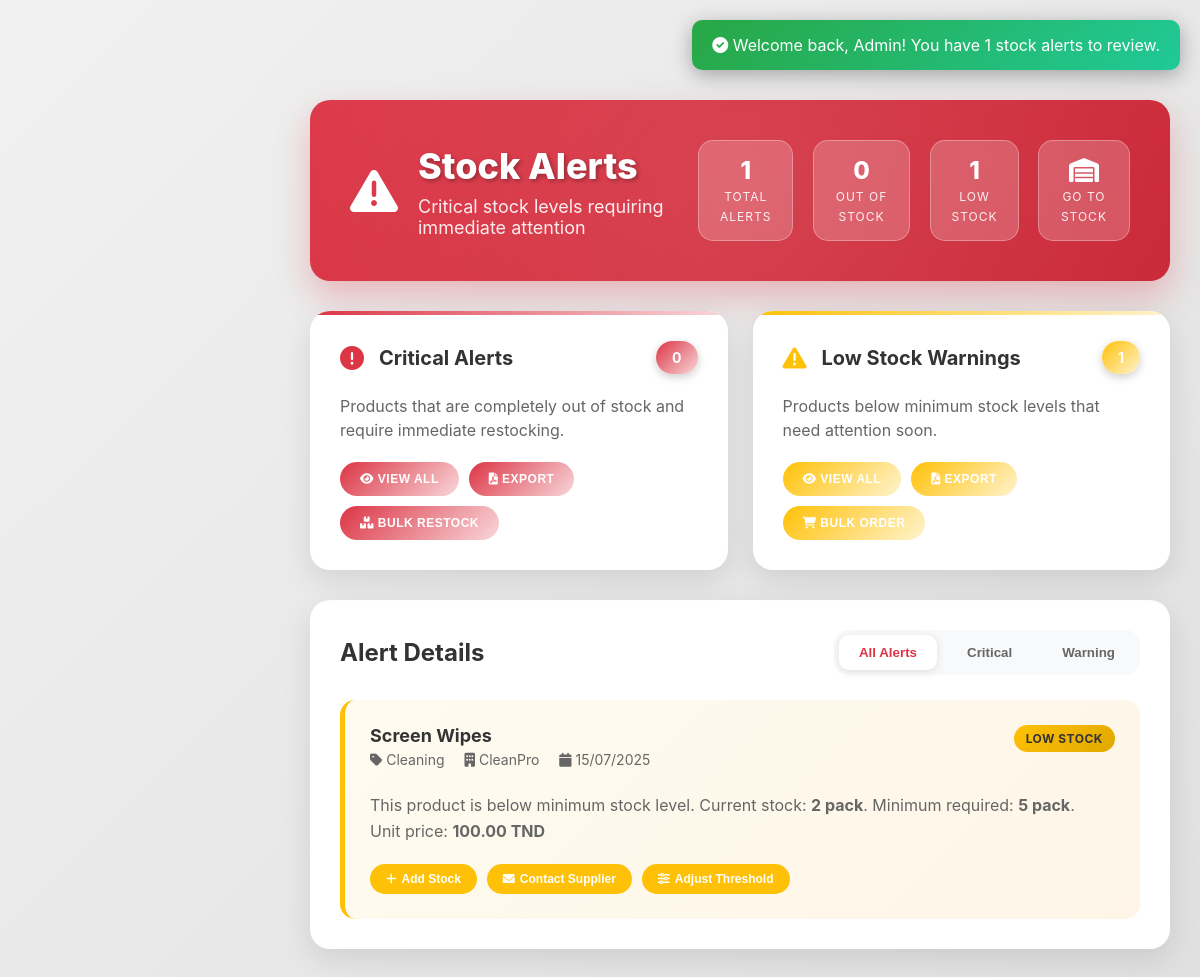
/stockalerte.php, run on an earlier commit of the app's database.
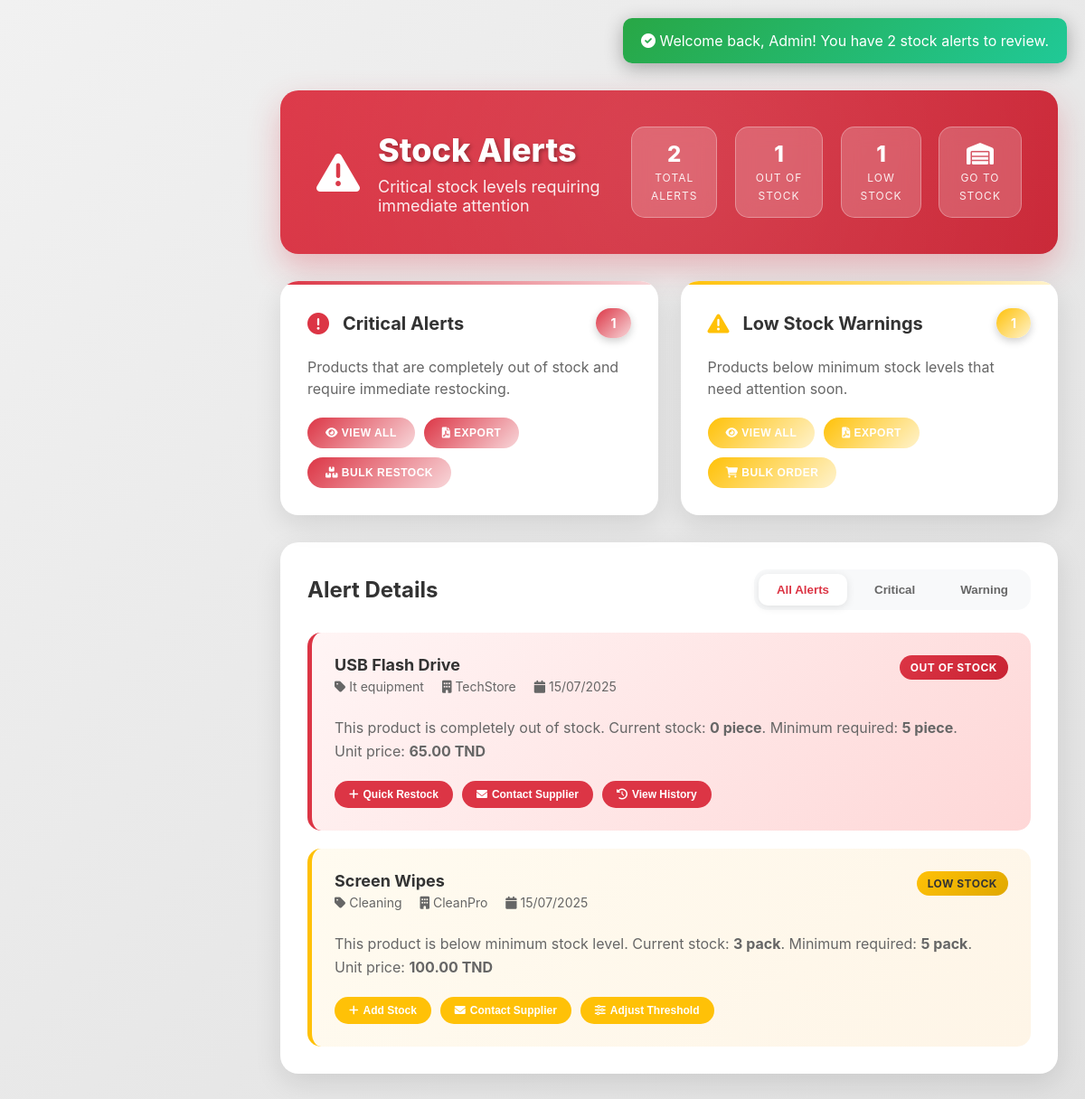
And on a later commit of the database.
### tables this page shows
CREATE TABLE `article` (
  `id_article` int(11) NOT NULL,
  `nom` varchar(100) NOT NULL,
  `description` text DEFAULT NULL,
  `marque` varchar(50) DEFAULT NULL,
  `id_categorie` int(11) DEFAULT NULL,
  `date_importation` datetime NOT NULL,
  `fournisseur` varchar(100) NOT NULL,
  `seuil_min` int(100) NOT NULL,
  `unit` varchar(20) NOT NULL DEFAULT 'piece',
  `current_stock` int(11) NOT NULL DEFAULT 0,
  `prix_unitaire` decimal(10,0) NOT NULL,
  `totale_achat` decimal(10,0) NOT NULL,
  `image` varchar(255) NOT NULL
);

CREATE TABLE `categories` (
  `id_categorie` int(11) NOT NULL,
  `nom_categorie` varchar(50) NOT NULL,
  `description` text DEFAULT NULL,
  `icon` varchar(50) DEFAULT NULL,
  `date_creation` datetime DEFAULT current_timestamp()
);

### stockalerte.php (the view, shortened to what the changed rows need)
<!DOCTYPE html>
<html lang="fr">
<head>
    <link href="https://cdnjs.cloudflare.com/ajax/libs/font-awesome/6.0.0/css/all.min.css" rel="stylesheet">
</head>
<body>
<?php
$servername = "localhost";
$username = "root";
$password = "";
$dbname = "ch office track";
try {
    $pdo = new PDO("mysql:host=$servername;dbname=$dbname", $username, $password);
    $pdo->setAttribute(PDO::ATTR_ERRMODE, PDO::ERRMODE_EXCEPTION);
    $stmt = $pdo->query("SELECT a.*, c.nom_categorie as categorie_nom
                         FROM article a
                         LEFT JOIN categories c ON a.id_categorie = c.id_categorie");
    $products = $stmt->fetchAll(PDO::FETCH_ASSOC);
    $outOfStock = array_filter($products, function($product) {
        return $product['current_stock'] == 0;
    });
    $lowStock = array_filter($products, function($product) {
        return $product['current_stock'] > 0 && $product['current_stock'] < $product['seuil_min'];
    });
    $allAlerts = array_merge($outOfStock, $lowStock);
} catch(PDOException $e) {
    die("Erreur de connexion: " . $e->getMessage());
}
?>
<main class="main-content">
    <div class="page-header">
        <div class="page-header-content">
            <div class="header-left">
                <div>
                    <h1 class="page-title">Stock Alerts</h1>
                </div>
            </div>
            <div class="alerts-summary">
                <div class="summary-item">
                    <span class="summary-number"><?php echo count($allAlerts); ?></span>
                    <span class="summary-label">Total Alerts</span>
                </div>
                <div class="summary-item">
                    <span class="summary-number"><?php echo count($outOfStock); ?></span>
                    <span class="summary-label">Out of Stock</span>
                </div>
            </div>
        </div>
    </div>
    <div class="alert-categories">
        <div class="category-card critical">
            <div class="category-header">
                <div class="category-info">
                    <i class="category-icon fas fa-exclamation-circle"></i>
                    <h3 class="category-title">Critical Alerts</h3>
                </div>
                <span class="category-count"><?php echo count($outOfStock); ?></span>
            </div>
        </div>
    </div>
    <div class="alert-details">
        <div class="alert-items" id="alertItems">
            <?php foreach ($outOfStock as $product): ?>
            <div class="alert-item critical" data-type="critical">
                <div class="alert-item-header">
                    <div class="alert-item-info">
                        <h4 class="alert-item-title"><?php echo htmlspecialchars($product['nom']); ?></h4>
                        <div class="alert-item-meta">
                            <span><i class="fas fa-tag"></i> <?php echo htmlspecialchars($product['categorie_nom']); ?></span>
                            <span><i class="fas fa-building"></i> <?php echo htmlspecialchars($product['fournisseur']); ?></span>
                            <span><i class="fas fa-calendar"></i> <?php echo date('d/m/Y', strtotime($product['date_importation'])); ?></span>
                        </div>
                    </div>
                    <span class="alert-item-status status-critical">Out of Stock</span>
                </div>
                <p class="alert-item-description">
                    This product is completely out of stock. Current stock: <strong>0 <?php echo htmlspecialchars($product['unit']); ?></strong>.
                    Minimum required: <strong><?php echo $product['seuil_min']; ?> <?php echo htmlspecialchars($product['unit']); ?></strong>.
                    <br>Unit price: <strong><?php echo number_format($product['prix_unitaire'], 2); ?> TND</strong>
                </p>
                <div class="alert-item-actions">
                    <button class="action-btn-small" onclick="quickRestock(<?php echo $product['id_article']; ?>)">
                        <i class="fas fa-plus"></i> Quick Restock
                    </button>
                    <button class="action-btn-small" onclick="contactSupplier('<?php echo $product['fournisseur']; ?>', [<?php echo $product['id_article']; ?>])">
                        <i class="fas fa-envelope"></i> Contact Supplier
                    </button>
                    <button class="action-btn-small" onclick="viewHistory(<?php echo $product['id_article']; ?>)">
                        <i class="fas fa-history"></i> View History
                    </button>
                </div>
            </div>
            <?php endforeach; ?>
            <?php foreach ($lowStock as $product): ?>
            <div class="alert-item warning" data-type="warning">
                <div class="alert-item-header">
                    <div class="alert-item-info">
                        <h4 class="alert-item-title"><?php echo htmlspecialchars($product['nom']); ?></h4>
                        <div class="alert-item-meta">
                            <span><i class="fas fa-tag"></i> <?php echo htmlspecialchars($product['categorie_nom']); ?></span>
                            <span><i class="fas fa-building"></i> <?php echo htmlspecialchars($product['fournisseur']); ?></span>
                            <span><i class="fas fa-calendar"></i> <?php echo date('d/m/Y', strtotime($product['date_importation'])); ?></span>
                        </div>
                    </div>
                    <span class="alert-item-status status-warning">Low Stock</span>
                </div>
                <p class="alert-item-description">
                    This product is below minimum stock level. Current stock: <strong><?php echo $product['current_stock']; ?> <?php echo htmlspecialchars($product['unit']); ?></strong>.
                    Minimum required: <strong><?php echo $product['seuil_min']; ?> <?php echo htmlspecialchars($product['unit']); ?></strong>.
                    <br>Unit price: <strong><?php echo number_format($product['prix_unitaire'], 2); ?> TND</strong>
                </p>
                <div class="alert-item-actions">
                    <button class="action-btn-small" onclick="quickRestock(<?php echo $product['id_article']; ?>)">
                        <i class="fas fa-plus"></i> Add Stock
                    </button>
                    <button class="action-btn-small" onclick="contactSupplier('<?php echo $product['fournisseur']; ?>', [<?php echo $product['id_article']; ?>])">
                        <i class="fas fa-envelope"></i> Contact Supplier
                    </button>
                    <button class="action-btn-small" onclick="adjustThreshold(<?php echo $product['id_article']; ?>)">
                        <i class="fas fa-sliders-h"></i> Adjust Threshold
                    </button>
                </div>
            </div>
            <?php endforeach; ?>
        </div>
    </div>
</main>
<div id="notification" class="notification" style="display: none;">
    <i class="fas fa-check-circle"></i> <span id="notificationText">Action completed successfully!</span>
</div>
</body>
</html>

What changed in the data, as far as the page shows it:
now on this page (row edited): article: nom "USB Flash Drive", id_categorie.nom_categorie "It equipment", fournisseur "TechStore", date_importation "15/07/2025", unit "piece", seuil_min "5", prix_unitaire "65.00", shown under "Alert Details"
changed article "Screen Wipes": current_stock "2" → "3"
Also different on the page:
count($allAlerts): "1" → "2"
count($outOfStock): "0" → "1"
text written by a page script: "Welcome back, Admin! You have 1 stock alerts to review." → "Welcome back, Admin! You have 2 stock alerts to review."
